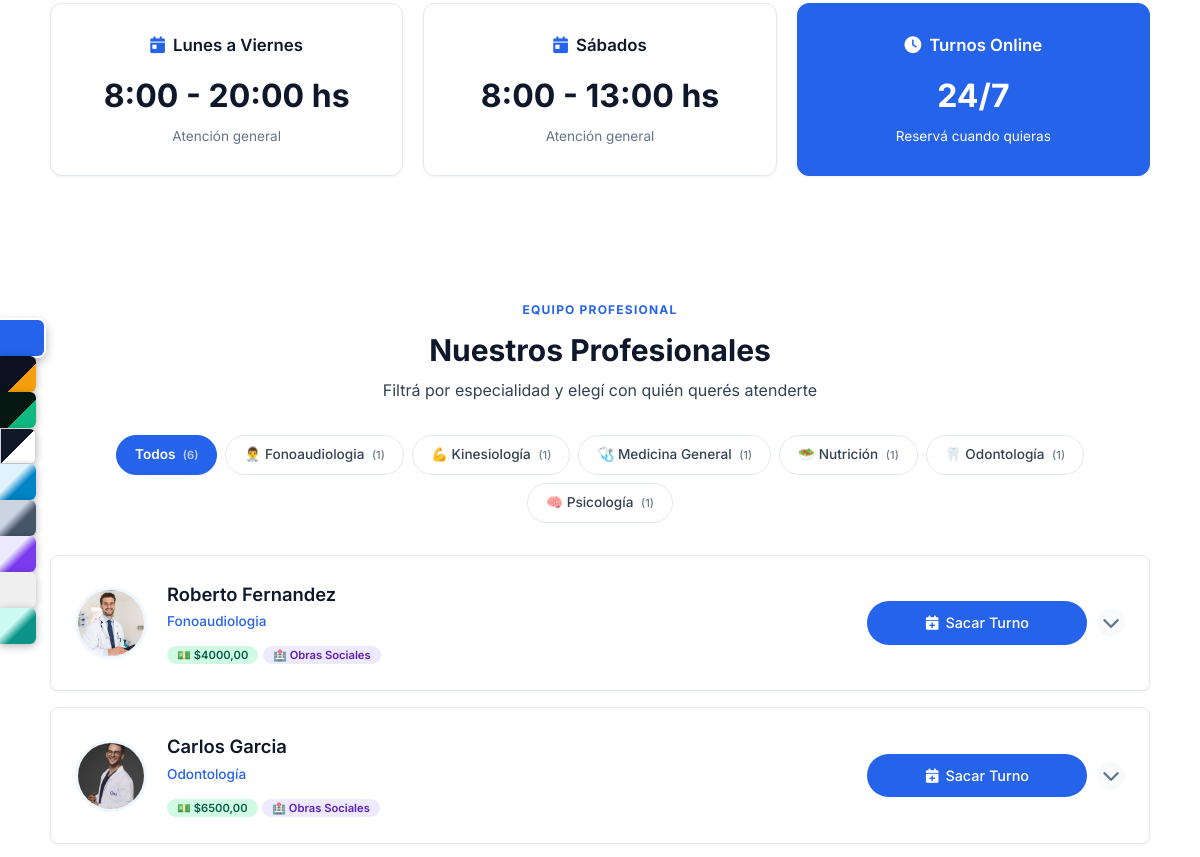
The page /salta/ (middle part) on the database as committed earlier.
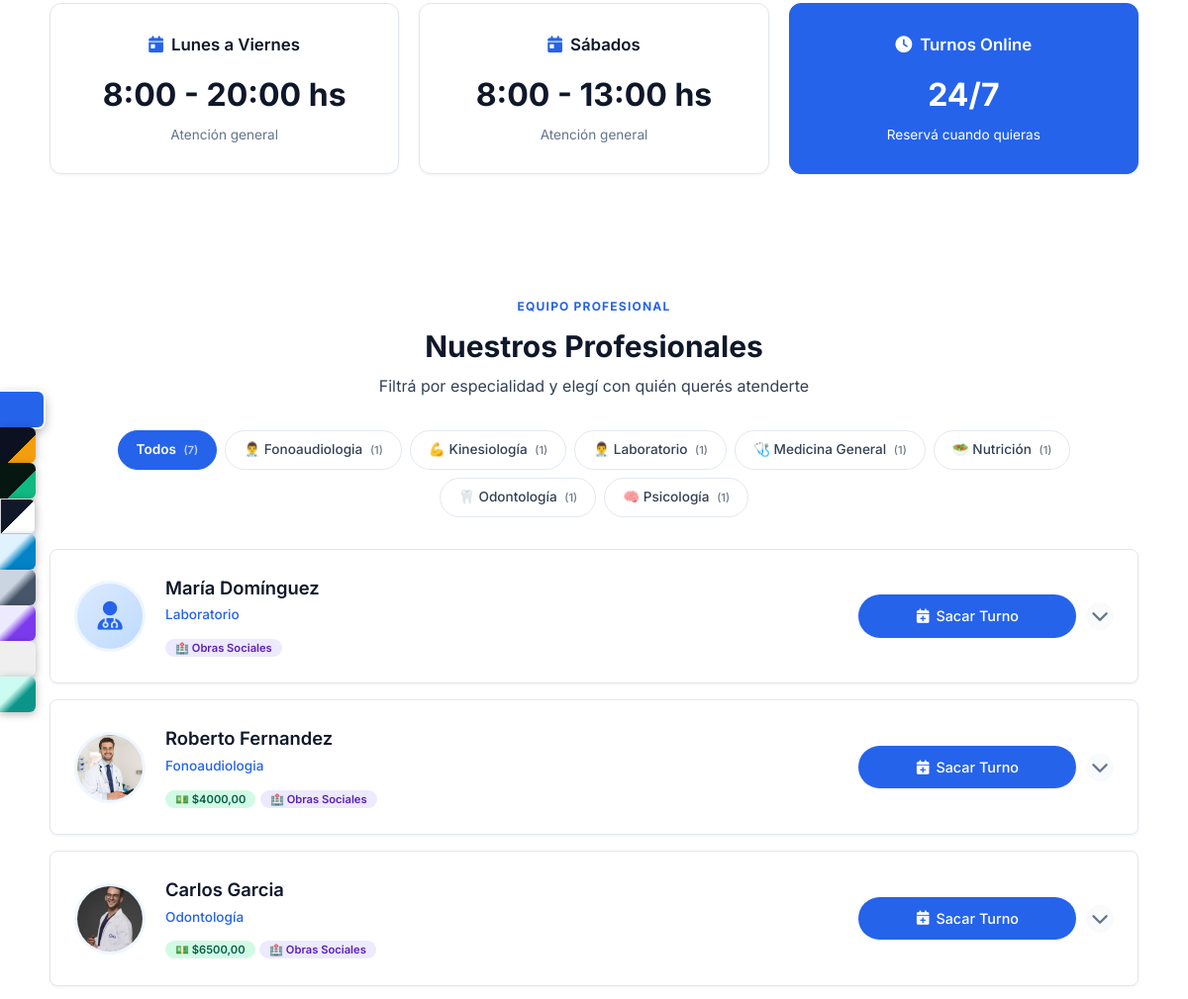
The same page on the database as committed later.
### profesionales/models.py (models this page shows, shortened)
class Profesional(Persona):
    ESPECIALIDADES = [
        ('odontologia', 'Odontología'),
        ('kinesiologia', 'Kinesiología'),
        ('psicologia', 'Psicología'),
        ('nutricion', 'Nutrición'),
        ('cardiologia', 'Cardiología'),
        ('medicina_general', 'Medicina General'),
        ('dermatologia', 'Dermatología'),
        ('estetica', 'Estética'),
        ('pediatria', 'Pediatría'),
        ('traumatologia', 'Traumatología'),
        ('veterinaria', 'Veterinaria'),
        ('fonoaudiologia', 'Fonoaudiologia'),
        ('laboratorio', 'Laboratorio'),
        ('otro', 'Otro'),
    ]
    usuario = models.OneToOneField(
        'usuarios.Usuario',
        on_delete=models.CASCADE,
        verbose_name='Usuario'
    )
    especialidad = models.CharField(
        max_length=50,
        choices=ESPECIALIDADES,
        verbose_name='Especialidad'
    )
    matricula = models.CharField(
        max_length=50,
        blank=True,
        verbose_name='Matrícula Profesional'
    )
    color_calendario = models.CharField(
        max_length=7,
        default='#4A90D9',
        verbose_name='Color en Calendario'
    )
    acepta_obra_social = models.BooleanField(
        default=False,
        verbose_name='Acepta Obra Social'
    )
    descripcion = models.TextField(
        blank=True,
        verbose_name='Descripción Profesional'
    )
    foto = models.ImageField(
    upload_to='profesionales/',
    blank=True,
    null=True,
    verbose_name='Foto de Perfil'
    )
    establecimientos = models.ManyToManyField(
    'establecimientos.Establecimiento',
    blank=True,
    related_name='profesionales',
    verbose_name='Consultorios donde atiende'
    )
    frase_destacada = models.CharField(max_length=200, blank=True, verbose_name='Frase destacada')
    precio_particular = models.DecimalField(max_digits=10, decimal_places=2, null=True, blank=True, verbose_name='Precio consulta particular')
    obras_sociales_texto = models.TextField(blank=True, verbose_name='Obras sociales (texto libre)')
    servicios_texto = models.TextField(blank=True, verbose_name='Servicios / Especializaciones')
    servicios_destacados = models.TextField(blank=True, verbose_name='Servicios destacados')
    especializaciones = models.TextField(blank=True, verbose_name='Especializaciones')
    atiende_por_orden = models.BooleanField(
    default=False,
    verbose_name='Atiende por orden de llegada'
)
    obras_sociales = models.ManyToManyField(
        'obras_sociales.ObraSocial',
        blank=True,
        related_name='profesionales',
        verbose_name='Obras Sociales'
    )
    planes = models.ManyToManyField(
        'obras_sociales.Plan',
        blank=True,
        verbose_name='Planes'
    )
    class Meta:
        verbose_name = 'Profesional'
        verbose_name_plural = 'Profesionales'
        ordering = ['apellido', 'nombre']

### core_app/views_cliente.py (the view, shortened to what this page needs)
def portal(request, cliente_slug):
    cliente = get_object_or_404(ClienteSaaS, slug=cliente_slug, activo=True)
    request.session['cliente_slug'] = cliente_slug
    ICONOS_ESPECIALIDAD = {
        'odontologia': '🦷',
        'kinesiologia': '💪',
        'psicologia': '🧠',
        'nutricion': '🥗',
        'medicina_general': '🩺',
        'cardiologia': '❤️',
        'dermatologia': '🔬',
        'pediatria': '👶',
        'traumatologia': '🦴',
        'otra': '👨‍⚕️',
    }
    if cliente.tipo == 'consultorio':
        profesionales = Profesional.objects.filter(
            establecimientos=cliente.establecimiento, activo=True
        ).prefetch_related('agenda_set__horarios')
        especialidades_disponibles = []
        especialidades_vistas = set()
        for prof in profesionales:
            codigo = prof.especialidad
            if codigo and codigo not in especialidades_vistas:
                especialidades_vistas.add(codigo)
                total = sum(1 for p in profesionales if p.especialidad == codigo)
                especialidades_disponibles.append({
                    'codigo': codigo,
                    'nombre': prof.get_especialidad_display(),
                    'icono': ICONOS_ESPECIALIDAD.get(codigo, '👨‍⚕️'),
                    'total': total,
                })
        especialidades_disponibles.sort(key=lambda x: x['nombre'])
        return render(request, 'core_app/landing_consultorio.html', {
            'cliente': cliente,
            'profesionales': profesionales,
            'especialidades_disponibles': especialidades_disponibles,
        })

### core_app/models.py (called while the page is built)
    @property
    def nombre_completo(self):
        return f"{self.nombre} {self.apellido}"

### core_app/templates/core_app/landing_consultorio.html (shortened to what the changed rows need)
{% extends 'core_app/base.html' %}
{% load static %}
{% block extra_css %}
    <link rel="stylesheet" href="{% static 'css/pages/landing_consultorio.css' %}">
{% endblock %}
{% block content %}
<div class="landing">
    {% if cliente.mostrar_profesionales %}
    <section id="profesionales" class="section">
        <div class="container-custom">
            <div class="section-header">
                <span class="section-label">Equipo Profesional</span>
                <h2 class="section-title">{{ cliente.profesionales_titulo }}</h2>
                <p class="section-subtitle">{{ cliente.profesionales_subtitulo }}</p>
            </div>
            <div class="filtros-especialidades" id="filtros-container">
                <span class="filtro-pildora active" data-especialidad="todas">
                    Todos <span class="count">({{ profesionales|length }})</span>
                </span>
                {% for esp in especialidades_disponibles %}
                <span class="filtro-pildora" data-especialidad="{{ esp.codigo }}">
                    {{ esp.icono }} {{ esp.nombre }} <span class="count">({{ esp.total }})</span>
                </span>
                {% endfor %}
            </div>
            <div class="profesionales-list" id="profesionales-list">
                {% for prof in profesionales %}
                <div class="profesional-card" data-especialidad="{{ prof.especialidad }}">
                    <div class="profesional-header" onclick="toggleFicha('ficha-{{ prof.id }}', this)">
                        {% if prof.foto %}
                            <img src="{{ prof.foto.url }}" alt="{{ prof.nombre_completo }}" class="profesional-avatar">
                        {% else %}
                            <div class="profesional-avatar-placeholder">
                                <i class="fas fa-user-md"></i>
                            </div>
                        {% endif %}
                        <div class="profesional-info">
                            <h3>{{ prof.nombre_completo }}</h3>
                            <p class="especialidad">{{ prof.get_especialidad_display }}</p>
                            <div class="profesional-tags">
                                {% if cliente.mostrar_precios_landing and prof.precio_particular %}
                                    <span class="tag">💵 ${{ prof.precio_particular }}</span>
                                {% endif %}
                                {% if cliente.mostrar_obras_sociales_landing and prof.obras_sociales.exists %}
                                    <span class="tag tag-os">🏥 Obras Sociales</span>
                                {% endif %}
                            </div>
                        </div>
                        <div class="profesional-actions">
                            {% if prof.atiende_por_orden %}
                                <span class="btn-orden-llegada">Orden de Llegada</span>
                            {% else %}
                                <a href="{% url 'sacar_turno_cliente' cliente_slug=cliente.slug profesional_id=prof.id %}"
                                   class="btn-sacar-turno" onclick="event.stopPropagation();">
                                    <i class="fas fa-calendar-plus"></i> Sacar Turno
                                </a>
                            {% endif %}
                            <span class="btn-expand" id="flecha-{{ prof.id }}">
                                <i class="fas fa-chevron-down"></i>
                            </span>
                        </div>
                    </div>
                </div>
                {% endfor %}
            </div>
        </div>
    </section>
    {% endif %}
</div>
{% endblock %}

Rows that differ between the two databases and show on the page:
added Profesional: icono "👨‍⚕️", nombre "Laboratorio", total "1", nombre_completo "María Domínguez", especialidad "Laboratorio", shows "🏥 Obras Sociales", atiende_por_orden False (drawn)
Other text that changed with them:
{{ profesionales|length }}: "6" → "7"
